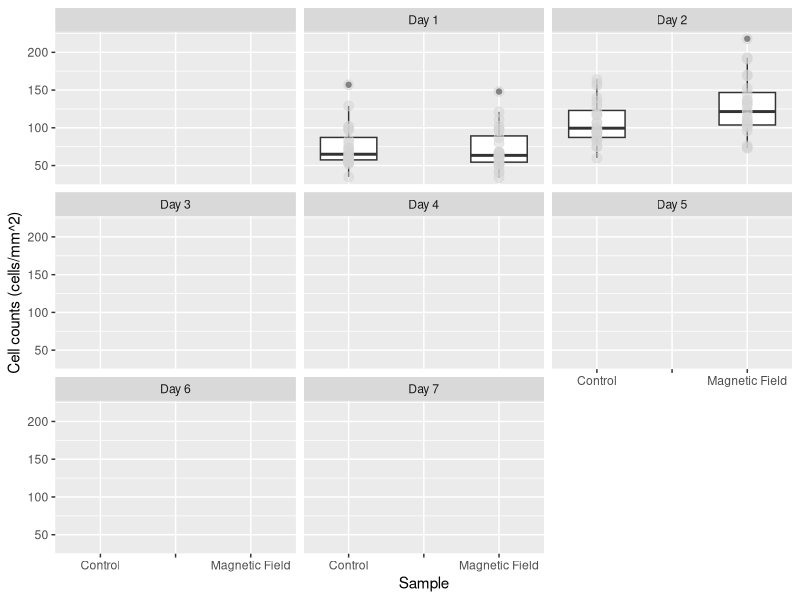
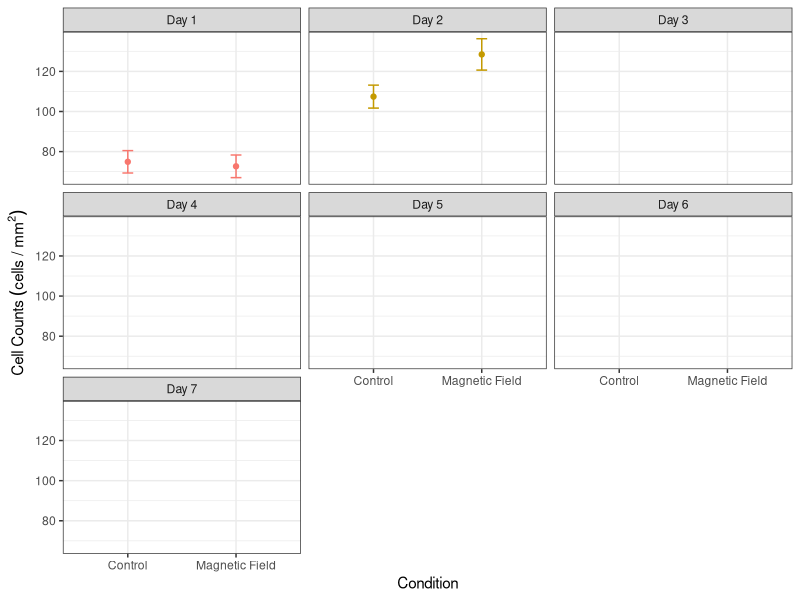
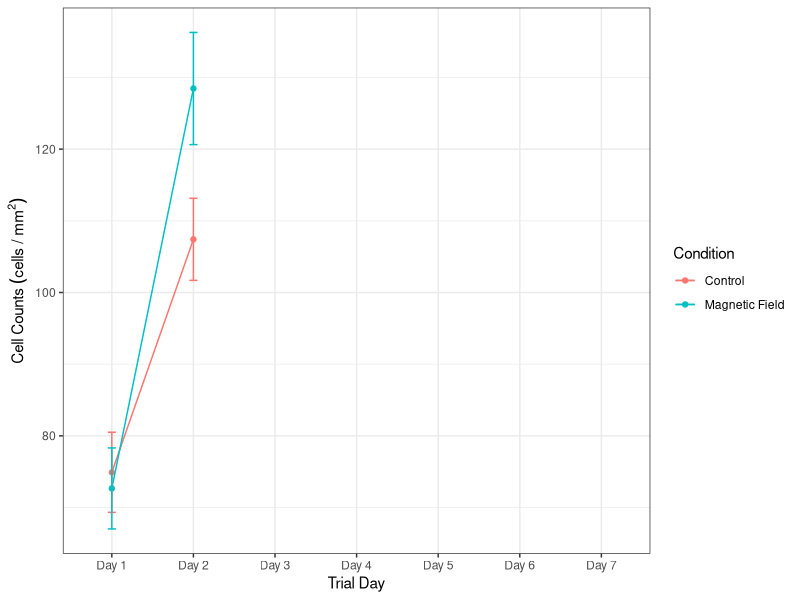
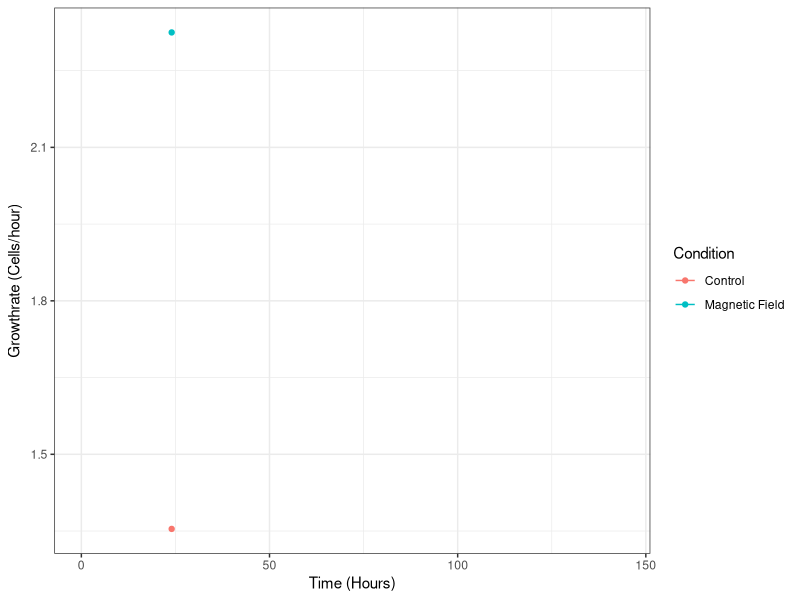
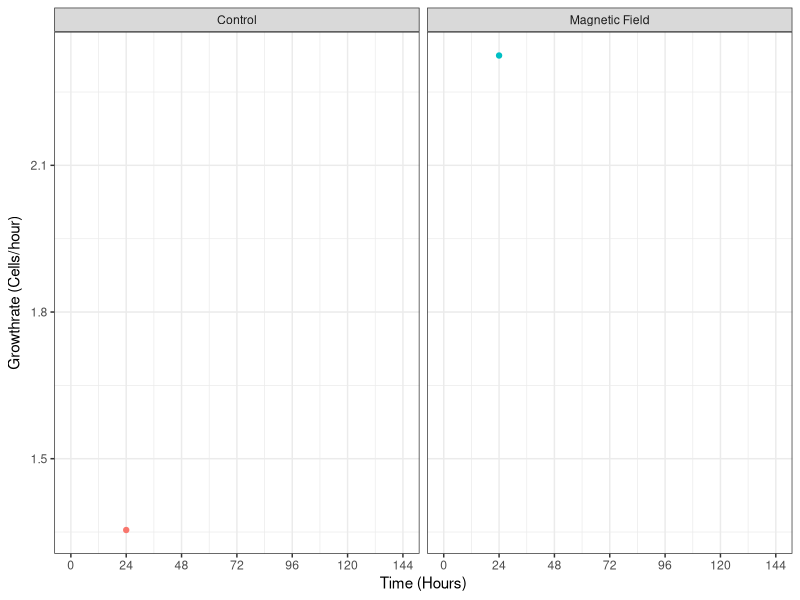

Write R code to recreate these figures, in order.
## ---- chunk 1
# clear the environment
rm(list = ls())

# import the libraries that we will use
library(ggplot2)
library(dplyr)
library(here)
library(ggfortify)

## ---- chunk 2
# import the data set that we will be analysing, the stringsAsFactors = True argument converts categorical data to factors so we can analyse the levels
counts <- read.csv(here("Data", "CMF5_HT22Cells_3-10_3-17.csv"),stringsAsFactors = TRUE)

# take a look at the structure of the data
glimpse(counts)

# recode the counts to be before and after exposure
counts$Condition <- recode(counts$Condition, "B-Field" = 'Magnetic Field')

# relevel the data to put the control first
counts<- mutate(counts, Condition = relevel(Condition, ref = "Control"),
                        )



## ---- chunk 3
# make a box plot of the data
ggplot(counts, aes(x = Condition, y = Cell_Count)) +
geom_boxplot()+
  geom_point(size = 3, colour = 'lightgrey', alpha = 0.5)+
  facet_wrap(~Trial_Day)+
  xlab("Sample") +
  ylab("Cell counts (cells/mm^2)")
## ---- chunk 4
# find the means of the cell counts and put them in a new table
mean_counts <- counts %>% 
  filter(!is.na(Date), !is.na(Trial_Day), Condition == "Control" | Condition == "Magnetic Field") %>%
    group_by(Condition,Trial_Day) %>% summarise(
      meancounts = mean(Cell_Count),
      secounts = sd(Cell_Count)/sqrt(sum(!is.na(Cell_Count)))
  
       )
## ---- chunk 5
# create scatterplot with error bars
ggplot(mean_counts, aes(Condition, meancounts, color = Trial_Day))+
     geom_point()+
     geom_line()+
     geom_errorbar(aes(ymin = meancounts - secounts,
                       ymax = meancounts + secounts), width = 0.1)+
    theme_bw()+
    facet_wrap(~Trial_Day)+
    theme(legend.position="none")+
    xlab("Condition")+
    ylab(expression(Cell~Counts~(cells~"/"~mm^2)))
         
## ---- chunk 6
library(scales)
# create scatter plot with error bars
ggplot(mean_counts, aes(Trial_Day, meancounts, color = Condition, group = Condition))+
     geom_point()+
     geom_line()+
     scale_color_manual(values=c('#F8766D','#00BFC4', "dodgerblue"))+
     geom_errorbar(aes(ymin = meancounts - secounts,
                       ymax = meancounts + secounts), width = 0.1)+
    theme_bw()+
    #theme(legend.position="none")+
    xlab("Trial Day")+
    ylab(expression(Cell~Counts~(cells~"/"~mm^2)))
## ---- chunk 7
# calculate the growth rates using a for loop and store the results of the data in   a new dataframe

#define the starting value of x (where we want the loop to start iterating through   our previous data set)
  x <- 1

# make an empty data frame
d <- data.frame()

# Write for loop to go through and create a new data set with the growth rates
  for(i in mean_counts$meancounts) {
    y = mean_counts$meancounts[x + 1]
    
    z = (y-mean_counts$meancounts[x])/24
    
    print(z)
    
    x = x+1
    
    d = rbind(d, z)
  }

## ---- chunk 8
# add in the hours and slope variables to look at how the growth rate changes over time
mean_counts["Hours"] <-c(0,24,48,72,96, 120, 144, 0,24,48,72,96, 120, 144)
mean_counts["Slope"] <- c(NA,1.354167, NA, NA, NA, NA, NA, NA,2.324653, NA, NA, NA, NA, NA)

## ---- chunk 9
# create scatter plot that shows the slopes of each of the conditions
ggplot(mean_counts, aes(Hours, Slope, color = Condition, group = Condition))+
     geom_point()+
     geom_line()+
     scale_color_manual(values=c('#F8766D','#00BFC4'))+
     #geom_errorbar(aes(ymin = standardcounts - secounts,
                       #ymax = standardcounts + secounts), width = 0.1)+
    theme_bw()+
    #theme(legend.position="none")+
    xlab("Time (Hours)")+
    ylab(expression("Growthrate (Cells/hour)"))
## ---- chunk 10
# create scatter plot that shows the slopes of each of the conditions
ggplot(mean_counts, aes(Hours, Slope, color = Condition, group = Condition))+
     geom_point()+
     geom_line()+
     scale_color_manual(values=c('#F8766D','#00BFC4'))+
     #geom_errorbar(aes(ymin = standardcounts - secounts,
                       #ymax = standardcounts + secounts), width = 0.1)+
    geom_area(aes(fill = Condition, alpha = 0.2))+
    
    theme_bw()+
    scale_x_continuous(breaks=seq(0,144,by=24))+
    theme(legend.position="none")+
    xlab("Time (Hours)")+
    ylab(expression("Growthrate (Cells/hour)")) +
  facet_wrap(~Condition)
